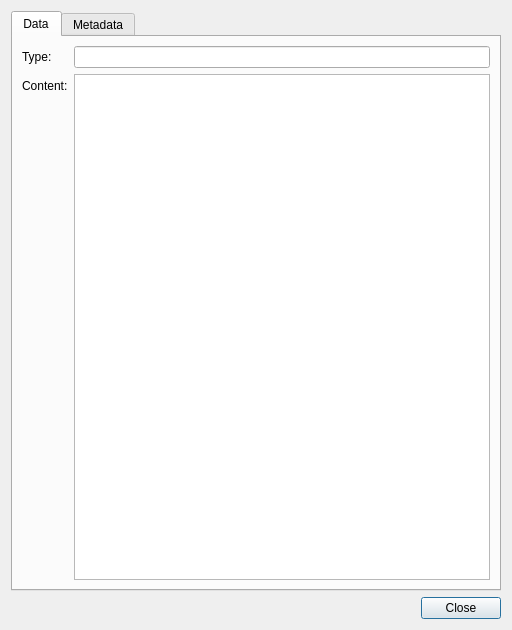
<?xml version="1.0" encoding="UTF-8"?>
<ui version="4.0">
 <class>contextDialog</class>
 <widget class="QDialog" name="contextDialog">
  <property name="geometry">
   <rect>
    <x>0</x>
    <y>0</y>
    <width>512</width>
    <height>630</height>
   </rect>
  </property>
  <property name="minimumSize">
   <size>
    <width>420</width>
    <height>480</height>
   </size>
  </property>
  <property name="windowTitle">
   <string>Context</string>
  </property>
  <layout class="QVBoxLayout" name="verticalLayout">
   <item>
    <layout class="QVBoxLayout" name="verticalLayout_2">
     <item>
      <widget class="QTabWidget" name="tabWidget">
       <property name="currentIndex">
        <number>0</number>
       </property>
       <widget class="QWidget" name="dataTab">
        <attribute name="title">
         <string>Data</string>
        </attribute>
        <layout class="QFormLayout" name="formLayout">
         <item row="0" column="0">
          <widget class="QLabel" name="label">
           <property name="text">
            <string>Type:</string>
           </property>
          </widget>
         </item>
         <item row="1" column="0">
          <widget class="QLabel" name="label_2">
           <property name="text">
            <string>Content:</string>
           </property>
          </widget>
         </item>
         <item row="0" column="1">
          <widget class="QLineEdit" name="typeLineEdit"/>
         </item>
         <item row="1" column="1">
          <widget class="QTextEdit" name="contentTextEdit"/>
         </item>
        </layout>
       </widget>
       <widget class="QWidget" name="metadataTab">
        <attribute name="title">
         <string>Metadata</string>
        </attribute>
        <layout class="QFormLayout" name="formLayout_2">
         <item row="0" column="0">
          <widget class="QLabel" name="label_3">
           <property name="text">
            <string>Context Hash:</string>
           </property>
          </widget>
         </item>
         <item row="1" column="0">
          <widget class="QLabel" name="label_4">
           <property name="text">
            <string>Creation Date:</string>
           </property>
          </widget>
         </item>
         <item row="2" column="0">
          <widget class="QLabel" name="label_5">
           <property name="text">
            <string>Metadata:</string>
           </property>
          </widget>
         </item>
         <item row="0" column="1">
          <widget class="QLineEdit" name="contextHashLineEdit"/>
         </item>
         <item row="1" column="1">
          <widget class="QDateTimeEdit" name="dateTimeEdit">
           <property name="readOnly">
            <bool>true</bool>
           </property>
          </widget>
         </item>
         <item row="2" column="1">
          <widget class="QTextEdit" name="metaDataTextEdit"/>
         </item>
        </layout>
       </widget>
      </widget>
     </item>
    </layout>
   </item>
   <item>
    <widget class="QDialogButtonBox" name="buttonBox">
     <property name="orientation">
      <enum>Qt::Orientation::Horizontal</enum>
     </property>
     <property name="standardButtons">
      <set>QDialogButtonBox::StandardButton::Close</set>
     </property>
    </widget>
   </item>
  </layout>
 </widget>
 <resources/>
 <connections>
  <connection>
   <sender>buttonBox</sender>
   <signal>accepted()</signal>
   <receiver>contextDialog</receiver>
   <slot>accept()</slot>
   <hints>
    <hint type="sourcelabel">
     <x>248</x>
     <y>254</y>
    </hint>
    <hint type="destinationlabel">
     <x>157</x>
     <y>274</y>
    </hint>
   </hints>
  </connection>
  <connection>
   <sender>buttonBox</sender>
   <signal>rejected()</signal>
   <receiver>contextDialog</receiver>
   <slot>reject()</slot>
   <hints>
    <hint type="sourcelabel">
     <x>316</x>
     <y>260</y>
    </hint>
    <hint type="destinationlabel">
     <x>286</x>
     <y>274</y>
    </hint>
   </hints>
  </connection>
 </connections>
</ui>
